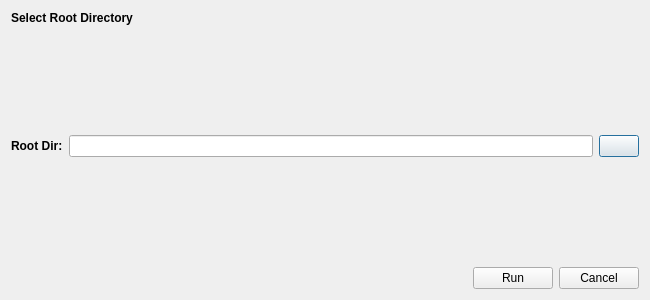
<?xml version="1.0" encoding="UTF-8"?>
<ui version="4.0">
 <class>AmbianceSelectionDialog</class>
 <widget class="QDialog" name="AmbianceSelectionDialog">
  <property name="geometry">
   <rect>
    <x>0</x>
    <y>0</y>
    <width>650</width>
    <height>300</height>
   </rect>
  </property>
  <property name="windowTitle">
   <string>Ambiance Comparison</string>
  </property>
  <property name="windowIcon">
   <iconset resource="resources.qrc">
    <normaloff>:/qml/icons/ico-application.ico</normaloff>:/qml/icons/ico-application.ico</iconset>
  </property>
  <layout class="QGridLayout" name="gridLayout">
   <item row="3" column="0">
    <spacer name="verticalSpacer">
     <property name="orientation">
      <enum>Qt::Vertical</enum>
     </property>
     <property name="sizeHint" stdset="0">
      <size>
       <width>20</width>
       <height>40</height>
      </size>
     </property>
    </spacer>
   </item>
   <item row="2" column="0">
    <layout class="QVBoxLayout" name="verticalLayout">
     <item>
      <layout class="QHBoxLayout" name="horizontalLayout_4">
       <item>
        <widget class="QLabel" name="label_2">
         <property name="font">
          <font>
           <weight>75</weight>
           <bold>true</bold>
          </font>
         </property>
         <property name="text">
          <string>Root Dir:</string>
         </property>
        </widget>
       </item>
       <item>
        <widget class="QLineEdit" name="rootTextEdit"/>
       </item>
       <item>
        <widget class="QPushButton" name="selectImagesDirButton">
         <property name="text">
          <string/>
         </property>
         <property name="icon">
          <iconset resource="resources.qrc">
           <normaloff>:/qml/icons/ico-bluefolder.png</normaloff>:/qml/icons/ico-bluefolder.png</iconset>
         </property>
        </widget>
       </item>
      </layout>
     </item>
    </layout>
   </item>
   <item row="0" column="0">
    <widget class="QLabel" name="label">
     <property name="font">
      <font>
       <weight>75</weight>
       <italic>false</italic>
       <bold>true</bold>
      </font>
     </property>
     <property name="text">
      <string>Select Root Directory</string>
     </property>
    </widget>
   </item>
   <item row="1" column="0">
    <spacer name="verticalSpacer_2">
     <property name="orientation">
      <enum>Qt::Vertical</enum>
     </property>
     <property name="sizeHint" stdset="0">
      <size>
       <width>20</width>
       <height>40</height>
      </size>
     </property>
    </spacer>
   </item>
   <item row="4" column="0">
    <layout class="QHBoxLayout" name="horizontalLayout">
     <item>
      <spacer name="horizontalSpacer">
       <property name="orientation">
        <enum>Qt::Horizontal</enum>
       </property>
       <property name="sizeHint" stdset="0">
        <size>
         <width>40</width>
         <height>20</height>
        </size>
       </property>
      </spacer>
     </item>
     <item>
      <widget class="QPushButton" name="runButton">
       <property name="text">
        <string>Run</string>
       </property>
      </widget>
     </item>
     <item>
      <widget class="QPushButton" name="cancelButton">
       <property name="text">
        <string>Cancel</string>
       </property>
      </widget>
     </item>
    </layout>
   </item>
  </layout>
 </widget>
 <tabstops>
  <tabstop>selectImagesDirButton</tabstop>
  <tabstop>runButton</tabstop>
  <tabstop>cancelButton</tabstop>
 </tabstops>
 <resources>
  <include location="resources.qrc"/>
 </resources>
 <connections/>
</ui>
